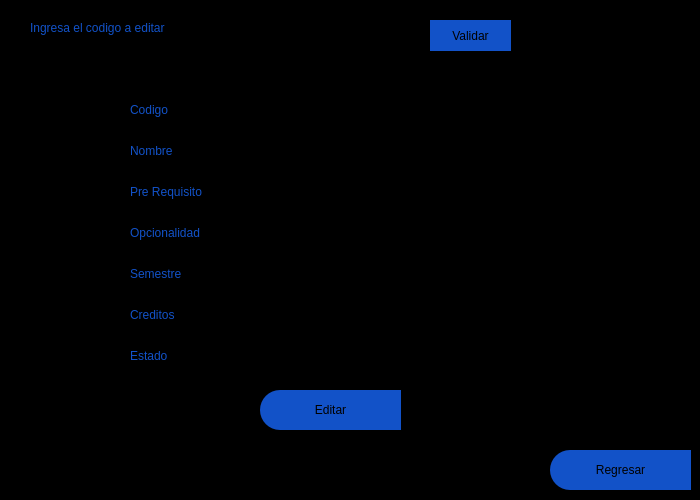
<?xml version="1.0" encoding="UTF-8"?>
<ui version="4.0">
 <class>MainWindow</class>
 <widget class="QMainWindow" name="MainWindow">
  <property name="geometry">
   <rect>
    <x>0</x>
    <y>0</y>
    <width>700</width>
    <height>500</height>
   </rect>
  </property>
  <property name="minimumSize">
   <size>
    <width>100</width>
    <height>500</height>
   </size>
  </property>
  <property name="maximumSize">
   <size>
    <width>700</width>
    <height>500</height>
   </size>
  </property>
  <property name="contextMenuPolicy">
   <enum>Qt::DefaultContextMenu</enum>
  </property>
  <property name="windowTitle">
   <string>Editar_curso</string>
  </property>
  <property name="styleSheet">
   <string notr="true"/>
  </property>
  <widget class="QWidget" name="centralwidget">
   <property name="maximumSize">
    <size>
     <width>700</width>
     <height>500</height>
    </size>
   </property>
   <widget class="QFrame" name="frame">
    <property name="geometry">
     <rect>
      <x>0</x>
      <y>0</y>
      <width>700</width>
      <height>500</height>
     </rect>
    </property>
    <property name="minimumSize">
     <size>
      <width>700</width>
      <height>500</height>
     </size>
    </property>
    <property name="maximumSize">
     <size>
      <width>700</width>
      <height>500</height>
     </size>
    </property>
    <property name="styleSheet">
     <string notr="true">QFrame{
background-color: rgb(0, 0, 0);
}



QLabel{
color: rgb(18, 82, 200);

font: 75 12pt &quot;Arial Black&quot;;
	
}

QLabel:hover{
color: white;


font: 75 12pt &quot;Arial Black&quot;;
}

QLineEdit{
background-color: rgb(0, 0, 0);
color: rgb(255, 255, 255);

font: 75 12pt &quot;Arial&quot;;
	
}</string>
    </property>
    <property name="frameShape">
     <enum>QFrame::StyledPanel</enum>
    </property>
    <property name="frameShadow">
     <enum>QFrame::Raised</enum>
    </property>
    <widget class="QPushButton" name="bt_regresar">
     <property name="geometry">
      <rect>
       <x>550</x>
       <y>450</y>
       <width>141</width>
       <height>40</height>
      </rect>
     </property>
     <property name="minimumSize">
      <size>
       <width>100</width>
       <height>40</height>
      </size>
     </property>
     <property name="styleSheet">
      <string notr="true">QPushButton{
background-color: rgb(18, 82, 200);
border-top-left-radius: 20px;
border-bottom-left-radius: 20px;

font: 75 11pt &quot;Arial Black&quot;;
	
}

QPushButton:hover{
background-color: white;
border-top-left-radius: 20px;
border-bottom-left-radius: 20px;

font: 75 11pt &quot;Arial Black&quot;;
}</string>
     </property>
     <property name="text">
      <string>Regresar</string>
     </property>
     <property name="icon">
      <iconset>
       <normaloff>pngfind.com-back-png-1934895.png</normaloff>pngfind.com-back-png-1934895.png</iconset>
     </property>
     <property name="iconSize">
      <size>
       <width>32</width>
       <height>32</height>
      </size>
     </property>
    </widget>
    <widget class="QPushButton" name="btn_editar">
     <property name="geometry">
      <rect>
       <x>260</x>
       <y>390</y>
       <width>141</width>
       <height>40</height>
      </rect>
     </property>
     <property name="minimumSize">
      <size>
       <width>100</width>
       <height>40</height>
      </size>
     </property>
     <property name="styleSheet">
      <string notr="true">QPushButton{
background-color: rgb(18, 82, 200);
border-top-left-radius: 20px;
border-bottom-left-radius: 20px;

font: 75 11pt &quot;Arial Black&quot;;
	
}

QPushButton:hover{
background-color: white;
border-top-left-radius: 20px;
border-bottom-left-radius: 20px;

font: 75 11pt &quot;Arial Black&quot;;
}</string>
     </property>
     <property name="text">
      <string>Editar</string>
     </property>
     <property name="icon">
      <iconset>
       <normaloff>escritura.png</normaloff>escritura.png</iconset>
     </property>
     <property name="iconSize">
      <size>
       <width>32</width>
       <height>32</height>
      </size>
     </property>
    </widget>
    <widget class="QLabel" name="label_8">
     <property name="geometry">
      <rect>
       <x>30</x>
       <y>10</y>
       <width>400</width>
       <height>35</height>
      </rect>
     </property>
     <property name="minimumSize">
      <size>
       <width>400</width>
       <height>35</height>
      </size>
     </property>
     <property name="maximumSize">
      <size>
       <width>200</width>
       <height>30</height>
      </size>
     </property>
     <property name="text">
      <string>Ingresa el codigo a editar</string>
     </property>
    </widget>
    <widget class="QWidget" name="layoutWidget">
     <property name="geometry">
      <rect>
       <x>130</x>
       <y>90</y>
       <width>412</width>
       <height>285</height>
      </rect>
     </property>
     <layout class="QHBoxLayout" name="horizontalLayout">
      <item>
       <layout class="QVBoxLayout" name="verticalLayout_2">
        <item>
         <widget class="QLabel" name="label">
          <property name="minimumSize">
           <size>
            <width>200</width>
            <height>32</height>
           </size>
          </property>
          <property name="maximumSize">
           <size>
            <width>200</width>
            <height>30</height>
           </size>
          </property>
          <property name="text">
           <string>Codigo</string>
          </property>
         </widget>
        </item>
        <item>
         <widget class="QLabel" name="label_2">
          <property name="minimumSize">
           <size>
            <width>200</width>
            <height>32</height>
           </size>
          </property>
          <property name="maximumSize">
           <size>
            <width>200</width>
            <height>30</height>
           </size>
          </property>
          <property name="text">
           <string>Nombre</string>
          </property>
         </widget>
        </item>
        <item>
         <widget class="QLabel" name="label_3">
          <property name="minimumSize">
           <size>
            <width>200</width>
            <height>32</height>
           </size>
          </property>
          <property name="maximumSize">
           <size>
            <width>200</width>
            <height>30</height>
           </size>
          </property>
          <property name="text">
           <string>Pre Requisito</string>
          </property>
         </widget>
        </item>
        <item>
         <widget class="QLabel" name="label_5">
          <property name="minimumSize">
           <size>
            <width>200</width>
            <height>32</height>
           </size>
          </property>
          <property name="maximumSize">
           <size>
            <width>200</width>
            <height>30</height>
           </size>
          </property>
          <property name="text">
           <string>Opcionalidad</string>
          </property>
         </widget>
        </item>
        <item>
         <widget class="QLabel" name="label_4">
          <property name="minimumSize">
           <size>
            <width>200</width>
            <height>32</height>
           </size>
          </property>
          <property name="maximumSize">
           <size>
            <width>200</width>
            <height>30</height>
           </size>
          </property>
          <property name="text">
           <string>Semestre</string>
          </property>
         </widget>
        </item>
        <item>
         <widget class="QLabel" name="label_6">
          <property name="minimumSize">
           <size>
            <width>200</width>
            <height>32</height>
           </size>
          </property>
          <property name="maximumSize">
           <size>
            <width>200</width>
            <height>30</height>
           </size>
          </property>
          <property name="text">
           <string>Creditos</string>
          </property>
         </widget>
        </item>
        <item>
         <widget class="QLabel" name="label_7">
          <property name="minimumSize">
           <size>
            <width>200</width>
            <height>32</height>
           </size>
          </property>
          <property name="maximumSize">
           <size>
            <width>200</width>
            <height>30</height>
           </size>
          </property>
          <property name="text">
           <string>Estado</string>
          </property>
         </widget>
        </item>
       </layout>
      </item>
      <item>
       <layout class="QVBoxLayout" name="verticalLayout">
        <item>
         <widget class="QLineEdit" name="lineEdit_codigo">
          <property name="minimumSize">
           <size>
            <width>200</width>
            <height>25</height>
           </size>
          </property>
          <property name="text">
           <string/>
          </property>
         </widget>
        </item>
        <item>
         <widget class="QLineEdit" name="lineEdit_nombre">
          <property name="minimumSize">
           <size>
            <width>200</width>
            <height>25</height>
           </size>
          </property>
          <property name="text">
           <string/>
          </property>
         </widget>
        </item>
        <item>
         <widget class="QLineEdit" name="lineEdit_requisito">
          <property name="minimumSize">
           <size>
            <width>200</width>
            <height>25</height>
           </size>
          </property>
          <property name="text">
           <string/>
          </property>
         </widget>
        </item>
        <item>
         <widget class="QLineEdit" name="lineEdit_obli">
          <property name="minimumSize">
           <size>
            <width>200</width>
            <height>25</height>
           </size>
          </property>
          <property name="text">
           <string/>
          </property>
         </widget>
        </item>
        <item>
         <widget class="QLineEdit" name="line_semestre">
          <property name="minimumSize">
           <size>
            <width>200</width>
            <height>25</height>
           </size>
          </property>
          <property name="text">
           <string/>
          </property>
         </widget>
        </item>
        <item>
         <widget class="QLineEdit" name="line_creditos">
          <property name="minimumSize">
           <size>
            <width>200</width>
            <height>25</height>
           </size>
          </property>
          <property name="text">
           <string/>
          </property>
         </widget>
        </item>
        <item>
         <widget class="QLineEdit" name="line_estado">
          <property name="minimumSize">
           <size>
            <width>200</width>
            <height>25</height>
           </size>
          </property>
          <property name="text">
           <string/>
          </property>
         </widget>
        </item>
       </layout>
      </item>
     </layout>
    </widget>
    <widget class="QLineEdit" name="lineEdit">
     <property name="geometry">
      <rect>
       <x>280</x>
       <y>20</y>
       <width>131</width>
       <height>20</height>
      </rect>
     </property>
    </widget>
    <widget class="QPushButton" name="pushButton">
     <property name="geometry">
      <rect>
       <x>430</x>
       <y>20</y>
       <width>81</width>
       <height>31</height>
      </rect>
     </property>
     <property name="styleSheet">
      <string notr="true">QPushButton{
background-color: rgb(18, 82, 200);
border-top-left-radius: 20px;
border-bottom-left-radius: 20px;

font: 75 11pt &quot;Arial Black&quot;;
	
}

QPushButton:hover{
background-color: white;
border-top-left-radius: 20px;
border-bottom-left-radius: 20px;

font: 75 11pt &quot;Arial Black&quot;;
}</string>
     </property>
     <property name="text">
      <string>Validar</string>
     </property>
    </widget>
   </widget>
  </widget>
 </widget>
 <resources/>
 <connections/>
</ui>
